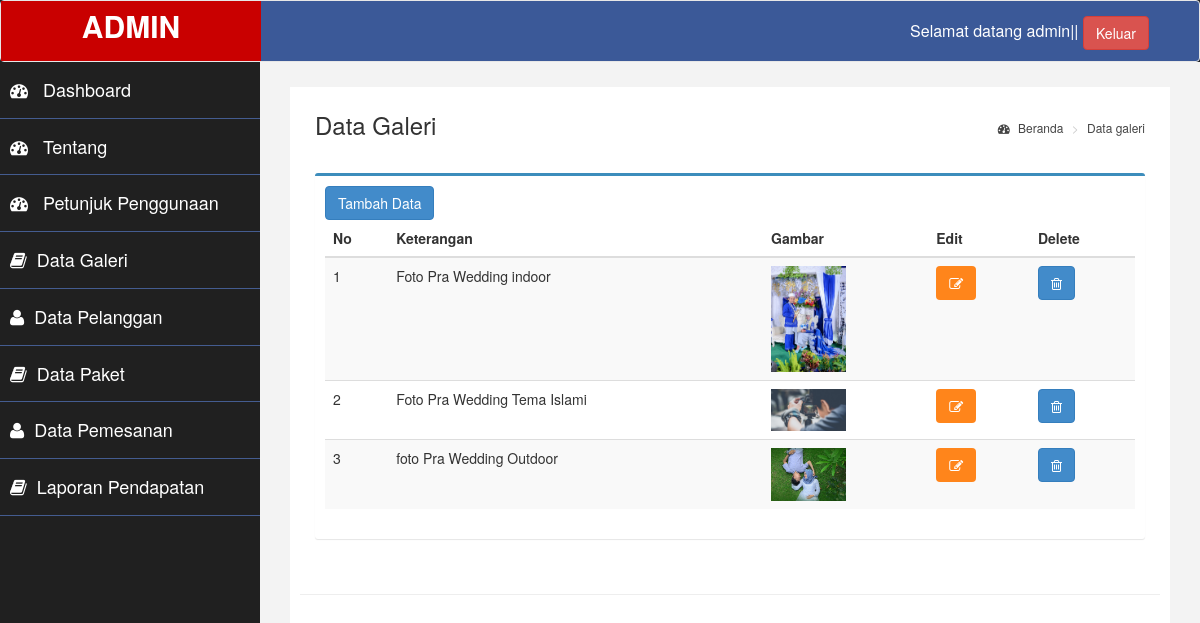
The app's page /admin/media.php?page=galeri&act=view (signed in) with its own data.
### tables this page shows
CREATE TABLE `galeri` (
  `id_galeri` int(5) NOT NULL,
  `ket` text NOT NULL,
  `gambar` text NOT NULL
);

### admin/inc/galeri/galeri.php (the view, shortened to what this page needs)
<?php
    switch ($_GET['act']) {
      case 'view':
      ?>
        <section class="content-header">
        <h1> Data Galeri </h1>
            <ol class="breadcrumb">
            <li><a href="?page=dashboard"><i class="fa fa-dashboard"></i> Beranda</a></li>
            <li class="active"><a href="?page=galeri&act=view">Data galeri</a></li>
             </ol>
        </section>
<section class="content">
  <div class="row">
    <div class="col-md-12">
    <div class="box-header">
    </div>
              <div class="box box-primary">
                  <div class="box-body">
                    <a href="?page=galeri&act=add"> <button type="button" class="btn btn-primary"> Tambah Data </button> </a>
                  <div class="table-responsive">
                  <table class="table table-hover table-striped">
                    <thead>
                      <tr>
                        <th>No</th>
                        <th>Keterangan</th>
                        <th>Gambar</th>
                        <th>Edit</th>
                        <th>Delete</th>
                      </tr>
                    </thead>
                    <tbody>
                    <?php
                    $tampil=mysqli_query($koneksi,"SELECT * FROM galeri order by galeri.id_galeri asc");
                    $no = 1;
                      while ($r=mysqli_fetch_array($tampil)){
                    ?>
                        <tr>
                        <td><?php echo $no++ ;?></td>
                        <td><?php echo "$r[ket]"?></td>
                        <td><img src="image/<?php echo $r['gambar'] ?>" width="75"></td>
                        <td><a href="?page=galeri&act=edit&id=<?php echo $r['id_galeri']?>"><button type="button" class="btn bg-orange"><i class="fa fa-pencil-square-o"></i></button></a></td>
                        <td><a href="?page=galeri&act=delete&id=<?php echo $r['id_galeri']?>"><button type="button" class="btn btn-primary" onclick="return confirm('Apakah anda yakin akan menghapusnya?');"><i class = "fa fa-trash-o"></i></button></a></td>
                        </tr>
                    <?php
                    }
                    ?>
                    </tbody>
                  </table>
                  </div>
              </div>
              </div>
              </div>
  </div>
</section>
    <?php
      break;
                 ?>
    <?php
    }
    ?>

### admin/media.php (shortened to what this page needs)
<?php
include "../koneksi.php";
?>
<!DOCTYPE html>
<html xmlns="http://www.w3.org/1999/xhtml">
<head>
    <link href="assets/css/bootstrap.css" rel="stylesheet" />
    <link href="assets/css/font-awesome.css" rel="stylesheet" />
    <link href="assets/css/custom.css" rel="stylesheet" />
    <link href="assets/css/bootstrap.min.css" rel="stylesheet">
   <link rel="stylesheet" href="assets/css/AdminLTE.min.css">
   <link rel="stylesheet" href="assets/css/skins/_all-skins.min.css">
    <link href="assets/js/dataTables/dataTables.bootstrap.css" rel="stylesheet" />
    <link rel="stylesheet" href="grap/assets/css/bootstrap.min.css">
  <link rel="stylesheet" href="grap/assets/css/ilmudetil.css">
</head>
<body>
    <div id="wrapper">
        <nav class="navbar navbar-default navbar-cls-top " role="navigation" style="margin-bottom: 0">
            <div class="navbar-header">
                <a class="navbar-brand" href="">ADMIN</a>
            </div>
  <div style="color: white;
padding: 15px 50px 5px 50px;
float: right;
font-size: 16px;"> Selamat datang <?php echo $_SESSION['level'] ?>|| <a href="logout.php" class="btn btn-danger square-btn-adjust">Keluar</a> </div>
        </nav>
                <nav class="navbar-default navbar-side" role="navigation">
            <div class="sidebar-collapse">
                <ul class="nav" id="main-menu">
          <?php
          if ($_SESSION['level']=='admin') {
            ?>
             <li>
                        <a  href="media.php"><i class="fa fa-dashboard"></i> Dashboard</a>
                    </li>
                    <li>
                        <a  href="?page=menu&id=1"><i class="fa fa-dashboard"></i> Tentang</a>
                    </li>
                    <li>
                        <a  href="?page=menu&id=2"><i class="fa fa-dashboard"></i> Petunjuk Penggunaan</a>
                    </li>
                    <li>
                        <a  href="media.php?page=galeri&act=view"><i class="fa fa-book"></i>Data Galeri</a>
                    </li>
                    <li>
                        <a  href="media.php?page=kustomer"><i class="fa fa-user"></i>Data Pelanggan</a>
                    </li>
                    <li>
                        <a  href="media.php?page=paket"><i class="fa fa-book"></i>Data Paket</a>
                    </li>
                   <li>
                        <a  href="media.php?page=order"><i class="fa fa-user"></i>Data Pemesanan</a>
                    </li>
                    <li>
                        <a  href="media.php?page=laporan"><i class="fa fa-book"></i>Laporan Pendapatan</a>
                    </li>
             <?php
          }
           ?>
                </ul>
            </div>
        </nav>
        <div id="page-wrapper" >
            <div id="page-inner">
                <div class="row">
                    <div class="col-md-12">
                       <?php
       $page = @$_GET["page"];
      $action =@$_GET["action"];
      if ($page == "kustomer")
      {
        if($action =="tambah")
        {
          include "inc/kustomer/tambah.php";
        }
        else if ($action =="ubah")
        {
          include "inc/kustomer/edit.php";
        }
        else if ($action =="hapus")
        {
          include "inc/kustomer/hapus.php";
        }
        else
        {
          include"inc/kustomer/lihat.php";
        }
      }
      else if ($page == 'tr') {
        include"inc/bukti/lihat.php";
      }
	  else if ($page == 'galeri') {
        include"inc/galeri/galeri.php";
      }
   ?>
                    </div>
                 </div>
                 <hr />
    </div>
            </div>
        </div>
</body>
</html>

### admin/assets/css/custom.css (style rules this page uses)
body { font-family: 'Open Sans', sans-serif; }
#wrapper { width: 100%; background:#202020; }
#page-wrapper { padding: 15px 15px; min-height: 600px; background:#F3F3F3; }
#page-inner { width:100%; margin:10px 20px 10px 0px; background-color:#fff!important; padding:10px; min-height:1200px; }
.square-btn-adjust { border: 0px solid transparent; -webkit-border-radius: 0px; -moz-border-radius: 0px; border-radius: 0px; }
.navbar-cls-top .navbar-brand { color: #fff; background: #C90000; width: 260px; text-align: center; height: 60px; font-size: 30px; font-weight: 700; }
.sidebar-collapse , .sidebar-collapse .nav { background:none; }
.sidebar-collapse .nav { padding:0; }
.sidebar-collapse .nav > li > a { color:#fff; background:#202020; text-shadow:none; }
.sidebar-collapse > .nav > li > a { padding:15px 10px; }
.sidebar-collapse > .nav > li { border-bottom: 1px solid rgba(107, 108, 109, 0.19); }
.navbar-side { border:none; background-color: #202020; }
.navbar-cls-top { background:#4D4D4D; border-bottom:none; }
.navbar-default { border:0px solid black; }
.navbar-header { background: #A70303; }
.nav > li > a > i { margin-right:10px; }
@media (min-width:768px) { #page-wrapper { margin: 0 0 0 260px; padding: 15px 30px; min-height: 1200px; } }
@media (min-width:768px) { .navbar-side { z-index: 1; position: absolute; width: 260px; } }
@media (min-width:768px) { .navbar { border-radius: 0px; } }

### admin/grap/assets/css/ilmudetil.css (style rules this page uses)
.navbar-default { background-color: #3b5998; font-size:18px; }
.navbar-default .navbar-brand { color: #ffffff; font-weight:bold; }
a { color: #FFC107;text-decoration: none; }

### records on screen
galeri: ket "Foto Pra Wedding indoor", gambar (picture)
galeri: ket "Foto Pra Wedding Tema Islami", gambar (picture)
galeri: ket "foto Pra Wedding Outdoor", gambar (picture)

### other values on screen
$_SESSION['level'] "admin"
